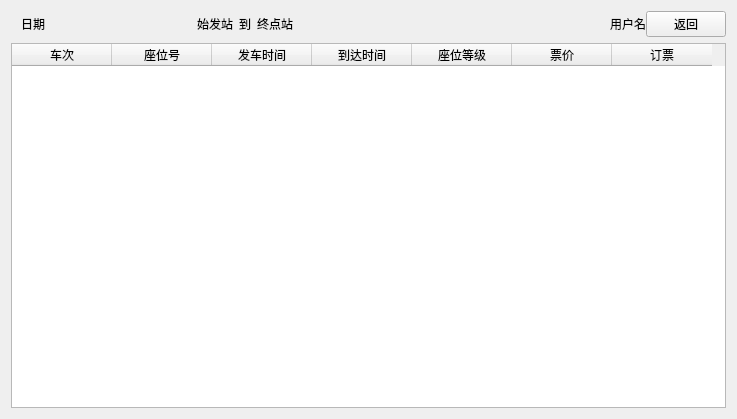
<?xml version="1.0" encoding="UTF-8"?>
<ui version="4.0">
 <class>Form</class>
 <widget class="QWidget" name="Form">
  <property name="geometry">
   <rect>
    <x>0</x>
    <y>0</y>
    <width>737</width>
    <height>419</height>
   </rect>
  </property>
  <property name="windowTitle">
   <string>查询结果</string>
  </property>
  <layout class="QVBoxLayout" name="verticalLayout">
   <item>
    <layout class="QHBoxLayout" name="horizontalLayout_4">
     <item>
      <layout class="QHBoxLayout" name="horizontalLayout_3" stretch="0,0">
       <property name="leftMargin">
        <number>10</number>
       </property>
       <item>
        <widget class="QLabel" name="label_3">
         <property name="sizePolicy">
          <sizepolicy hsizetype="Preferred" vsizetype="Preferred">
           <horstretch>0</horstretch>
           <verstretch>0</verstretch>
          </sizepolicy>
         </property>
         <property name="text">
          <string>日期</string>
         </property>
        </widget>
       </item>
       <item>
        <layout class="QHBoxLayout" name="horizontalLayout">
         <item>
          <widget class="QLabel" name="label">
           <property name="sizePolicy">
            <sizepolicy hsizetype="Fixed" vsizetype="Preferred">
             <horstretch>0</horstretch>
             <verstretch>0</verstretch>
            </sizepolicy>
           </property>
           <property name="text">
            <string>始发站</string>
           </property>
          </widget>
         </item>
         <item>
          <widget class="QLabel" name="label_4">
           <property name="sizePolicy">
            <sizepolicy hsizetype="Fixed" vsizetype="Preferred">
             <horstretch>0</horstretch>
             <verstretch>0</verstretch>
            </sizepolicy>
           </property>
           <property name="text">
            <string>到</string>
           </property>
          </widget>
         </item>
         <item>
          <widget class="QLabel" name="label_2">
           <property name="sizePolicy">
            <sizepolicy hsizetype="Preferred" vsizetype="Preferred">
             <horstretch>1</horstretch>
             <verstretch>0</verstretch>
            </sizepolicy>
           </property>
           <property name="text">
            <string>终点站</string>
           </property>
          </widget>
         </item>
        </layout>
       </item>
      </layout>
     </item>
     <item>
      <layout class="QHBoxLayout" name="horizontalLayout_2">
       <property name="spacing">
        <number>0</number>
       </property>
       <item>
        <widget class="QLabel" name="label_5">
         <property name="sizePolicy">
          <sizepolicy hsizetype="Preferred" vsizetype="Preferred">
           <horstretch>0</horstretch>
           <verstretch>0</verstretch>
          </sizepolicy>
         </property>
         <property name="text">
          <string>用户名</string>
         </property>
         <property name="alignment">
          <set>Qt::AlignRight|Qt::AlignTrailing|Qt::AlignVCenter</set>
         </property>
         <property name="margin">
          <number>5</number>
         </property>
        </widget>
       </item>
       <item>
        <widget class="QPushButton" name="pushButton">
         <property name="sizePolicy">
          <sizepolicy hsizetype="Fixed" vsizetype="Fixed">
           <horstretch>0</horstretch>
           <verstretch>0</verstretch>
          </sizepolicy>
         </property>
         <property name="text">
          <string>返回</string>
         </property>
        </widget>
       </item>
      </layout>
     </item>
    </layout>
   </item>
   <item>
    <widget class="QTableWidget" name="tableWidget">
     <column>
      <property name="text">
       <string>车次</string>
      </property>
     </column>
     <column>
      <property name="text">
       <string>座位号</string>
      </property>
     </column>
     <column>
      <property name="text">
       <string>发车时间</string>
      </property>
     </column>
     <column>
      <property name="text">
       <string>到达时间</string>
      </property>
     </column>
     <column>
      <property name="text">
       <string>座位等级</string>
      </property>
     </column>
     <column>
      <property name="text">
       <string>票价</string>
      </property>
     </column>
     <column>
      <property name="text">
       <string>订票</string>
      </property>
     </column>
    </widget>
   </item>
  </layout>
 </widget>
 <resources/>
 <connections/>
</ui>
